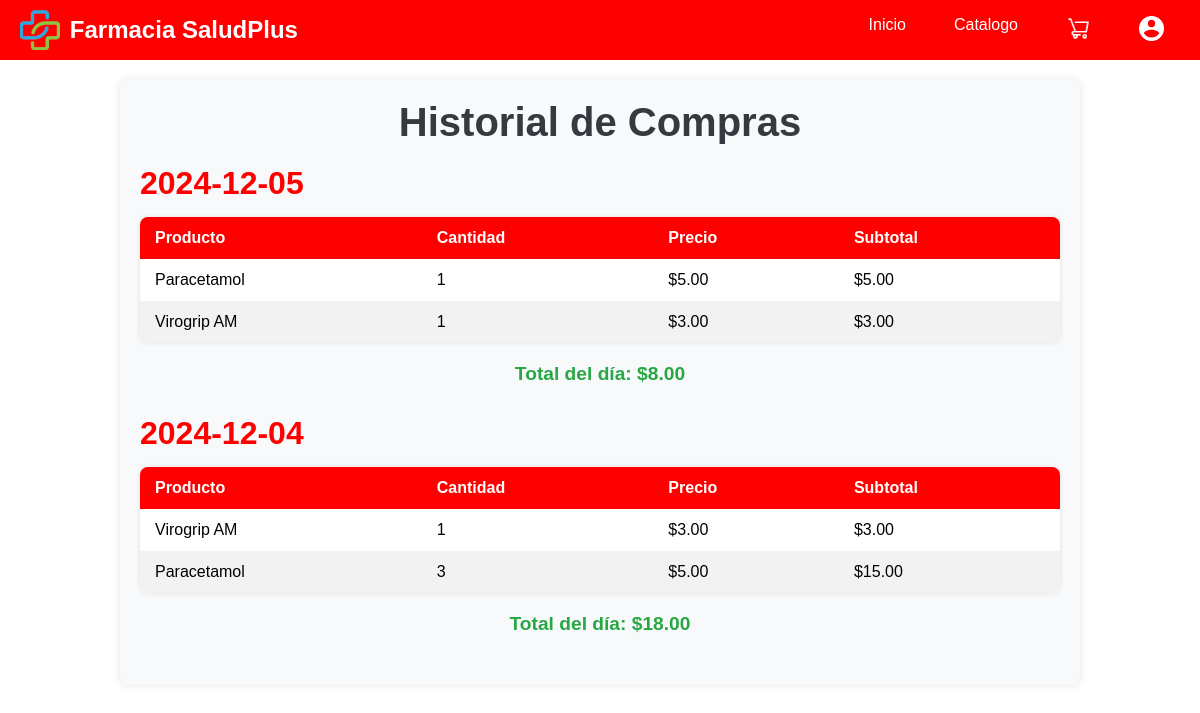
The page /historial_compras/ (signed in) on the database its author committed.
### app1/models.py (models this page shows)
class Venta(models.Model):
    usuario = models.ForeignKey(Usuario, on_delete=models.CASCADE)
    producto = models.ForeignKey('Producto', on_delete=models.CASCADE)
    cantidad = models.PositiveIntegerField()
    total = models.DecimalField(max_digits=10, decimal_places=2)
    fecha = models.DateTimeField(auto_now_add=True)

class Producto(models.Model):
    imagen = models.ImageField(upload_to='productos/')
    nombre = models.CharField(max_length=100)
    descripcion = models.TextField(max_length=1000)
    precio = models.DecimalField(max_digits=10, decimal_places=2)

### app1/views.py (the view)
# urls.py: path('historial_compras/', views.historial_compras, name='historial_compras'),
def historial_compras(request):
    usuario_id = request.session.get('usuario_id')
    if not usuario_id:
        return redirect('login')
    usuario = models.Usuario.objects.get(id=usuario_id)
    compras = models.Venta.objects.filter(usuario=usuario).order_by('-fecha')
    compras_agrupadas = {}
    totales_por_dia = {}
    for compra in compras:
        fecha_formateada = compra.fecha.strftime('%Y-%m-%d')
        if fecha_formateada not in compras_agrupadas:
            compras_agrupadas[fecha_formateada] = []
            totales_por_dia[fecha_formateada] = Decimal('0.00')
        compras_agrupadas[fecha_formateada].append(compra)
        totales_por_dia[fecha_formateada] += compra.total
    compras_agrupadas_lista = [
        {
            'fecha': fecha,
            'compras': compras_agrupadas[fecha],
            'total': totales_por_dia[fecha]
        }
        for fecha in compras_agrupadas
    ]
    return render(request, 'historialCompras.html', {
        'compras_agrupadas': compras_agrupadas_lista
    })

### app1/templates/historialCompras.html (shortened to what this page needs)
{% extends 'navbar.html' %}
{% load static %}
{% block contenido %}
<link rel="stylesheet" href="{% static 'paginas/historialCompras.css' %}">
<div class="container">
    <h1>Historial de Compras</h1>
    {% if compras_agrupadas %}
        {% for dia in compras_agrupadas %}
            <div class="compras-dia">
                <h2>{{ dia.fecha }}</h2>
                <table class="table">
                    <thead>
                        <tr>
                            <th>Producto</th>
                            <th>Cantidad</th>
                            <th>Precio</th>
                            <th>Subtotal</th>
                        </tr>
                    </thead>
                    <tbody>
                        {% for compra in dia.compras %}
                            <tr>
                                <td>{{ compra.producto.nombre }}</td>
                                <td>{{ compra.cantidad }}</td>
                                <td>${{ compra.producto.precio }}</td>
                                <td>${{ compra.total }}</td>
                            </tr>
                        {% endfor %}
                    </tbody>
                </table>
                <p><strong>Total del día: ${{ dia.total }}</strong></p>
            </div>
        {% endfor %}
    {% else %}
        <p>No has realizado compras aún.</p>
    {% endif %}
</div>
{% endblock %}

### app1/static/paginas/stylesnavbar.css (style rules this page uses)
body { font-family: Arial, sans-serif; margin: 0; padding: 0; }

### app1/static/paginas/historialCompras.css (style rules this page uses)
* { margin: 0; padding: 0; box-sizing: border-box; }
.container { width: 80%; margin: 20px auto; padding: 20px; background-color: #f8f9fa; border-radius: 8px; box-shadow: 0 0 10px rgba(0, 0, 0, 0.1); }
h1 { font-size: 2.5rem; color: #343a40; margin-bottom: 20px; text-align: center; }
.compras-dia { margin-bottom: 30px; }
.compras-dia h2 { font-size: 2rem; color: red; margin-bottom: 15px; }
.table { width: 100%; border-collapse: collapse; margin-bottom: 20px; background-color: #ffffff; border-radius: 8px; overflow: hidden; box-shadow: 0 0 5px rgba(0, 0, 0, 0.1); }
.table thead { background-color: red; color: white; }
.table th, .table td { padding: 12px 15px; text-align: left; }
.table tr:nth-child(even) { background-color: #f2f2f2; }
.table td { font-size: 1rem; }
.compras-dia p { font-size: 1.2rem; font-weight: bold; color: #28a745; }
p { font-size: 1.2rem; color: #6c757d; text-align: center; }

### rows shown on the page
Venta: producto.nombre "Paracetamol", cantidad "1", producto.precio "5.00", total "5.00"
Venta: producto.nombre "Virogrip AM", cantidad "1", producto.precio "3.00", total "3.00"
Venta: producto.nombre "Virogrip AM", cantidad "1", producto.precio "3.00", total "3.00"
Venta: producto.nombre "Paracetamol", cantidad "3", producto.precio "5.00", total "15.00"

### other values the page prints
{{ dia.fecha }} "2024-12-05" "2024-12-04"
{{ dia.total }} "8.00" "18.00"
